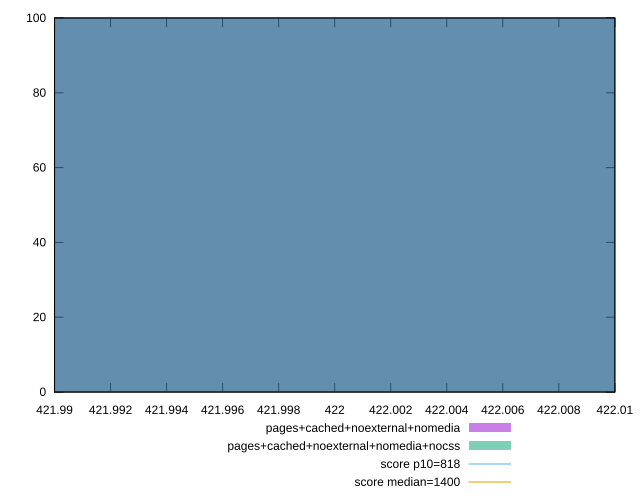

The script that saved this image:
reset

$pagesCachedNoexternalNomedia <<EOF
422 100
EOF

$pagesCachedNoexternalNomediaNocss <<EOF
422 100
EOF

set key outside below
set boxwidth 0.1
set xrange [421.99:422.01]
set yrange [0:100]
set trange [0:100]
set style fill transparent solid 0.5 noborder

set parametric
set terminal svg size 640, 500 enhanced background rgb 'white'
set output "reprap/dom-size/comparison/histogram/3_vs_4.svg"

plot $pagesCachedNoexternalNomedia title "pages+cached+noexternal+nomedia" with boxes, \
     $pagesCachedNoexternalNomediaNocss title "pages+cached+noexternal+nomedia+nocss" with boxes, \
     818,t title "score p10=818", \
     1400,t title "score median=1400"

reset
